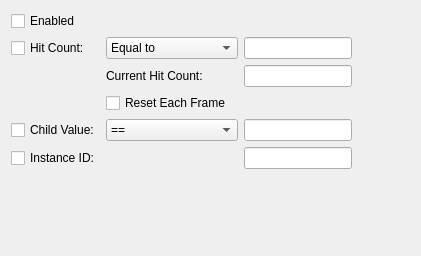
<?xml version="1.0" encoding="UTF-8"?>
<ui version="4.0">
 <class>BreakPoint_Dlg</class>
 <widget class="QWidget" name="BreakPoint_Dlg">
  <property name="geometry">
   <rect>
    <x>0</x>
    <y>0</y>
    <width>421</width>
    <height>256</height>
   </rect>
  </property>
  <property name="windowTitle">
   <string>Form</string>
  </property>
  <layout class="QGridLayout" name="gridLayout_2">
   <item row="0" column="0">
    <layout class="QGridLayout" name="gridLayout">
     <item row="5" column="2">
      <widget class="QLineEdit" name="lineEdit_instanceID">
       <property name="alignment">
        <set>Qt::AlignRight|Qt::AlignTrailing|Qt::AlignVCenter</set>
       </property>
      </widget>
     </item>
     <item row="4" column="2">
      <widget class="QLineEdit" name="lineEdit_childValue">
       <property name="alignment">
        <set>Qt::AlignRight|Qt::AlignTrailing|Qt::AlignVCenter</set>
       </property>
      </widget>
     </item>
     <item row="5" column="0">
      <widget class="QCheckBox" name="checkBox_instanceID">
       <property name="text">
        <string>Instance ID:</string>
       </property>
      </widget>
     </item>
     <item row="1" column="1">
      <widget class="QComboBox" name="comboBox_hitCount">
       <item>
        <property name="text">
         <string>Equal to</string>
        </property>
       </item>
       <item>
        <property name="text">
         <string>Greater or equal to</string>
        </property>
       </item>
       <item>
        <property name="text">
         <string>Power of</string>
        </property>
       </item>
      </widget>
     </item>
     <item row="1" column="2">
      <widget class="QLineEdit" name="lineEdit_hitCount">
       <property name="alignment">
        <set>Qt::AlignRight|Qt::AlignTrailing|Qt::AlignVCenter</set>
       </property>
      </widget>
     </item>
     <item row="0" column="0">
      <widget class="QCheckBox" name="checkBox_enabled">
       <property name="text">
        <string>Enabled</string>
       </property>
      </widget>
     </item>
     <item row="1" column="0">
      <widget class="QCheckBox" name="checkBox_hitCount">
       <property name="text">
        <string>Hit Count:</string>
       </property>
      </widget>
     </item>
     <item row="2" column="1">
      <widget class="QLabel" name="label">
       <property name="text">
        <string>Current Hit Count:</string>
       </property>
      </widget>
     </item>
     <item row="2" column="2">
      <widget class="QLineEdit" name="lineEdit_currentHitCount">
       <property name="alignment">
        <set>Qt::AlignRight|Qt::AlignTrailing|Qt::AlignVCenter</set>
       </property>
      </widget>
     </item>
     <item row="4" column="0">
      <widget class="QCheckBox" name="checkBox_childValue">
       <property name="text">
        <string>Child Value:</string>
       </property>
      </widget>
     </item>
     <item row="4" column="1">
      <widget class="QComboBox" name="comboBox_childValue">
       <item>
        <property name="text">
         <string>==</string>
        </property>
       </item>
       <item>
        <property name="text">
         <string>!=</string>
        </property>
       </item>
       <item>
        <property name="text">
         <string>&lt;</string>
        </property>
       </item>
       <item>
        <property name="text">
         <string>&lt;=</string>
        </property>
       </item>
       <item>
        <property name="text">
         <string>&gt;</string>
        </property>
       </item>
       <item>
        <property name="text">
         <string>&gt;=</string>
        </property>
       </item>
       <item>
        <property name="text">
         <string>Has changed</string>
        </property>
       </item>
      </widget>
     </item>
     <item row="3" column="1">
      <widget class="QCheckBox" name="checkBox_resetHitCountPrFrame">
       <property name="text">
        <string>Reset Each Frame</string>
       </property>
      </widget>
     </item>
    </layout>
   </item>
   <item row="0" column="1">
    <spacer name="horizontalSpacer">
     <property name="orientation">
      <enum>Qt::Horizontal</enum>
     </property>
     <property name="sizeHint" stdset="0">
      <size>
       <width>46</width>
       <height>20</height>
      </size>
     </property>
    </spacer>
   </item>
   <item row="1" column="0">
    <spacer name="verticalSpacer">
     <property name="orientation">
      <enum>Qt::Vertical</enum>
     </property>
     <property name="sizeHint" stdset="0">
      <size>
       <width>20</width>
       <height>83</height>
      </size>
     </property>
    </spacer>
   </item>
  </layout>
 </widget>
 <tabstops>
  <tabstop>checkBox_enabled</tabstop>
  <tabstop>checkBox_hitCount</tabstop>
  <tabstop>comboBox_hitCount</tabstop>
  <tabstop>lineEdit_hitCount</tabstop>
  <tabstop>lineEdit_currentHitCount</tabstop>
  <tabstop>checkBox_resetHitCountPrFrame</tabstop>
  <tabstop>checkBox_childValue</tabstop>
  <tabstop>comboBox_childValue</tabstop>
  <tabstop>lineEdit_childValue</tabstop>
  <tabstop>checkBox_instanceID</tabstop>
  <tabstop>lineEdit_instanceID</tabstop>
 </tabstops>
 <resources/>
 <connections/>
</ui>
